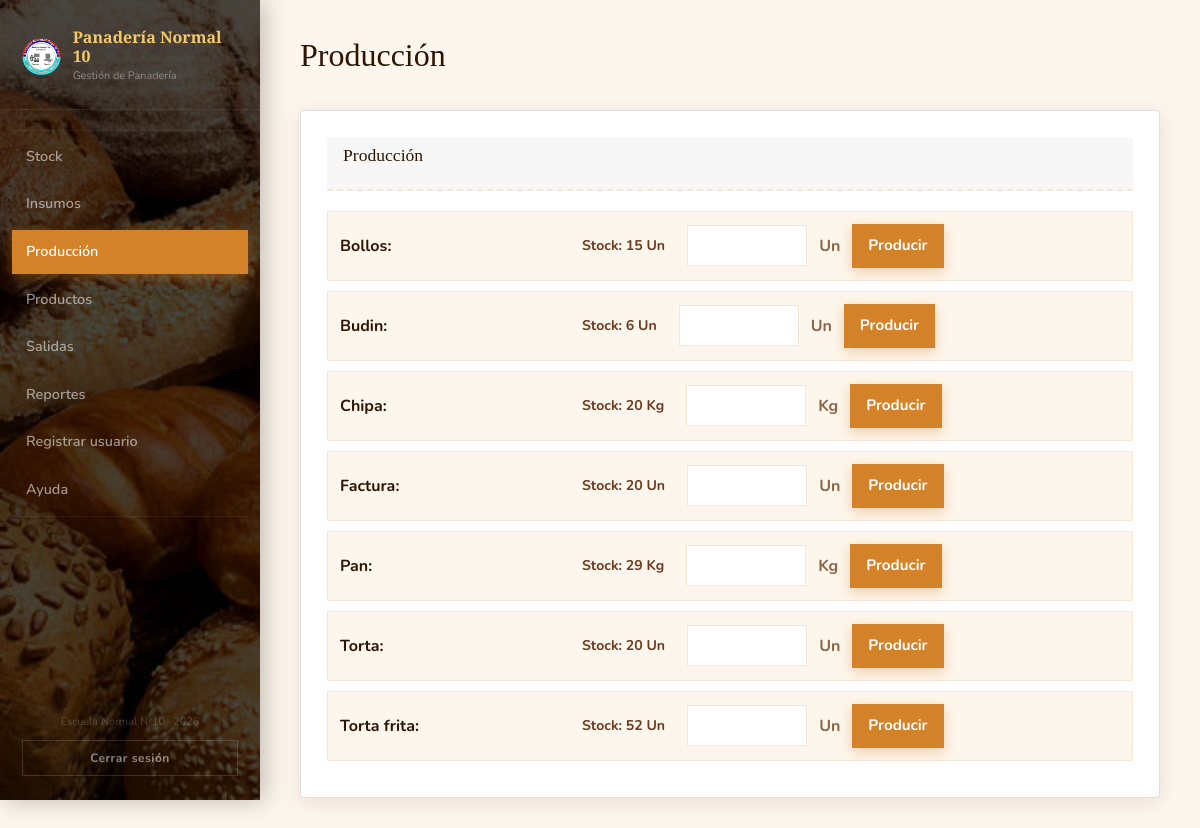
The app's page /produccion.php (signed in) with its own data.
### tables this page shows
CREATE TABLE `productos` (
  `idproductos` int(11) NOT NULL,
  `idunidad_de_medida` int(11) NOT NULL,
  `nombre` varchar(45) NOT NULL
);

CREATE TABLE `unidad_de_medida` (
  `idunidad_de_medida` int(11) NOT NULL,
  `nombre` varchar(45) NOT NULL,
  `abreviatura` varchar(10) NOT NULL
);

### PHP/utilidades.php (called while the page is built)
<?php
if (!function_exists('formatear_cantidad')) {
    function formatear_cantidad($numero) {
        $texto = number_format((float) $numero, 3, ',', '');
        return rtrim(rtrim($texto, '0'), ',') ?: '0';
    }
}

### produccion.php (the view, shortened to what this page needs)
<?php
require_once 'conexion.php';
require_once 'PHP/utilidades.php';
?>
<!DOCTYPE html>
<html lang="es">
<head>
  <link rel="stylesheet" href="Framework/bootstrap-5.1.3/css/bootstrap.min.css"/>
  <link rel="stylesheet" href="CSS/styles.css"/>
</head>
<body>
  <aside class="sidebar">
    <div class="sidebar-brand">
      <div class="brand-icon"><img src="CSS/Imagenes/Logo.png" alt="Logo panadería"></div>
      <div class="brand-text">
        <span class="brand-name">Panadería Normal 10</span>
        <span class="brand-sub">Gestión de Panadería</span>
      </div>
    </div>
    <ul class="nav-links">
      <?php include 'sidebar.php'; ?>
    </ul>
    <div class="sidebar-footer">
      <span>Escuela Normal N°10 · 2026</span>
      <a href="logout.php" class="btn-logout">Cerrar sesión</a>
    </div>
  </aside>
  <main class="main-content">
    <header class="page-header">
      <h1 class="page-title">Producción</h1>
    </header>
    <section class="card" aria-label="Registro de producción">
      <header class="card-header"><h2>Producción</h2></header>
      <?php
      $lista_productos = mysqli_query($conexion, "
          SELECT p.idproductos, p.nombre AS nombre_producto, u.abreviatura,
                 COALESCE(sp.cantidad, 0) AS stock_actual
          FROM productos p
          INNER JOIN unidad_de_medida u ON p.idunidad_de_medida = u.idunidad_de_medida
          LEFT JOIN stock_productos sp ON sp.id_producto = p.idproductos
          ORDER BY p.nombre
      ");
      while ($producto = mysqli_fetch_assoc($lista_productos)):
      ?>
        <form class="fila-produccion form-produccion" method="POST">
          <span class="nombre-producto"><?= htmlspecialchars($producto['nombre_producto']) ?>:</span>
          <span class="stock-disponible" style="margin: 0 10px;">Stock: <?= formatear_cantidad($producto['stock_actual']) ?> <?= htmlspecialchars($producto['abreviatura']) ?></span>
          <input type="number" step="0.001" min="0.001" name="cantidad" class="input-cantidad" required>
          <span class="unidad"><?= htmlspecialchars($producto['abreviatura']) ?></span>
          <button type="submit" class="btn-primary">Producir</button>
        </form>
      <?php endwhile; ?>
    </section>
  </main>
</body>
</html>

### CSS/styles.css (style rules this page uses)
*, *::before, *::after { box-sizing: border-box; margin: 0; padding: 0; }
:root { --cream: #fdf6ec; --cream-dark: #f3e8d4; --brown-dark: #2e1503; --brown-mid: #6b3a1f; --amber: #d4822a; --gold-light: #f5c96a; --red-accent: #c84b2f; --green: #5a8a3c; --text-main: #2e1503; --text-muted: #8b6347; --sidebar-w: 260px; --shadow: 0 4px 20px rgba(46, 21, 3, 0.1); }
html { scroll-behavior: smooth; }
body { min-height: 100vh; background: var(--cream); color: var(--text-main); font-family: 'Nunito', sans-serif; }
img { display: block; max-width: 100%; }
a { color: inherit; }
button, input, select, textarea { font: inherit; }
.main-content { flex: 1; margin-left: var(--sidebar-w); padding: 36px 40px; }
.page-header { display: flex; align-items: flex-end; justify-content: space-between; gap: 20px; margin-bottom: 28px; }
.page-title { color: var(--brown-dark); font-family: 'Playfair Display', serif; font-size: 2rem; }
.sidebar { position: fixed; top: 0; left: 0; z-index: 100; display: flex; flex-direction: column; width: var(--sidebar-w); height: 100vh; padding-bottom: 24px; background: linear-gradient(rgba(0, 0, 0, 0.72), rgba(0, 0, 0, 0.72)), url('Imagenes/Pan.jpg') center / cover no-repeat; box-shadow: 4px 0 24px rgba(0, 0, 0, 0.25); }
.sidebar-brand { display: flex; align-items: center; gap: 12px; padding: 28px 22px 24px; border-bottom: 1px solid rgba(255, 255, 255, 0.08); }
.brand-icon img { width: 40px; height: 40px; object-fit: contain; }
.brand-text { display: flex; flex-direction: column; }
.brand-name { color: var(--gold-light); font-family: 'Playfair Display', serif; font-size: 1rem; font-weight: 700; line-height: 1.2; }
.brand-sub { margin-top: 2px; color: rgba(255, 255, 255, 0.4); font-size: 0.68rem; }
.nav-links { display: flex; flex: 1; flex-direction: column; gap: 4px; padding: 20px 12px; list-style: none; }
.sidebar-footer { padding: 0 22px; color: rgba(255, 255, 255, 0.2); font-size: 0.68rem; text-align: center; }
.btn-logout { display: block; margin-top: 10px; padding: 8px 0; font-size: 0.75rem; font-weight: 700; letter-spacing: 0.04em; text-align: center; text-decoration: none; color: rgba(255, 255, 255, 0.5); border: 1px solid rgba(255, 255, 255, 0.15); transition: background 0.2s ease, color 0.2s ease, transform 0.2s ease; }
.card { margin-bottom: 22px; padding: 26px; overflow-x: auto; background: #fff; box-shadow: var(--shadow); }
.card-header { display: flex; align-items: center; justify-content: space-between; margin-bottom: 20px; padding-bottom: 14px; border-bottom: 2px dashed var(--cream-dark); }
.card-header h2 { color: var(--brown-dark); font-family: 'Playfair Display', serif; font-size: 1.1rem; }
.btn-primary, .btn-filtrar, .btn-limpiar, .btn-pdf { display: inline-flex; align-items: center; justify-content: center; min-height: 44px; padding: 11px 18px; color: #fff; font-family: 'Nunito', sans-serif; font-size: 0.95rem; font-weight: 700; text-decoration: none; background: var(--amber); border: none; box-shadow: 0 4px 12px rgba(212, 130, 42, 0.35); cursor: pointer; transition: transform 0.2s ease, background 0.2s ease, box-shadow 0.2s ease; }
.fila-produccion { display: flex; align-items: center; gap: 12px; margin-bottom: 10px; padding: 12px; background: var(--cream); border: 1px solid var(--cream-dark); }
.fila-produccion .nombre-producto { min-width: 220px; color: var(--brown-dark); font-weight: 700; }
.fila-produccion .unidad { color: var(--text-muted); font-weight: 700; }
.fila-produccion .btn-primary { width: auto; padding: 10px 16px; }
.input-cantidad { width: 120px; padding: 8px 10px; font-size: 0.95rem; background: #fff; border: 1.5px solid var(--cream-dark); outline: none; }
.stock-disponible { color: var(--brown-mid); font-size: 0.88rem; font-weight: 700; text-align: right; white-space: nowrap; }
@media (max-width: 1200px) { .page-header { flex-wrap: wrap; } }

### records on screen
productos: nombre "Bollos", stock_actual "15", idunidad_de_medida.abreviatura "Un"
productos: nombre "Budin", stock_actual "6", idunidad_de_medida.abreviatura "Un"
productos: nombre "Chipa", stock_actual "20", idunidad_de_medida.abreviatura "Kg"
productos: nombre "Factura", stock_actual "20", idunidad_de_medida.abreviatura "Un"
productos: nombre "Pan", stock_actual "29", idunidad_de_medida.abreviatura "Kg"
productos: nombre "Torta", stock_actual "20", idunidad_de_medida.abreviatura "Un"
productos: nombre "Torta frita", stock_actual "52", idunidad_de_medida.abreviatura "Un"

### other values on screen
$item['etiqueta'] "Stock"
$item['etiqueta'] "Insumos"
$item['etiqueta'] "Producción"
$item['etiqueta'] "Productos"
$item['etiqueta'] "Salidas"
$item['etiqueta'] "Reportes"
$item['etiqueta'] "Registrar usuario"
$item['etiqueta'] "Ayuda"
